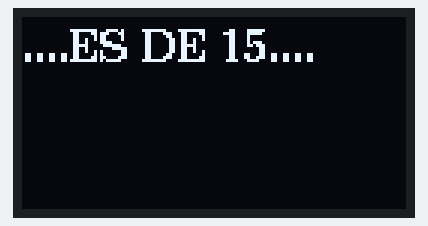
Simulated run of this sketch. Board: ESP32. Shown: 128×64 one-colour display. What the sketch prints to the serial monitor is not drawn.

Above: at 0.1 s.
At 2.1 s:
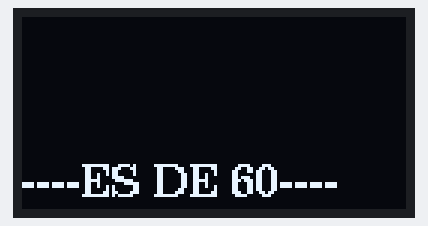

The sketch:

OLED_ESP32.ino
```cpp
#include <Wire.h>
#include <U8g2lib.h>

#define OLED_ADDRESS 0x3C

U8G2_SSD1306_128X64_NONAME_F_HW_I2C u8g2(U8G2_R0, /* reset=*/ U8X8_PIN_NONE);

void setup() {
  Wire.begin(21, 22);  // Inicializar la comunicación I2C con los pines GPIO21 (SCL) y GPIO22 (SDA)
  u8g2.begin();  // Inicializar la pantalla OLED
  u8g2.setFlipMode(1); // Girar la pantalla si es necesario (0 = no girar, 1 = girar)

  Serial.begin(115200);  // Inicializar el Monitor Serie
  while (!Serial);  // Esperar a que se establezca la conexión serial
}

void loop() {
  u8g2.clearBuffer();  // Limpiar el buffer de la pantalla

  u8g2.setFont(u8g2_font_ncenB10_tr);  // Establecer la fuente
  u8g2.drawStr(0, 15, "....ES DE 15....");  // Mostrar texto en la pantalla

  u8g2.sendBuffer();  // Enviar el contenido del buffer a la pantalla

  Serial.println("ABCDEFGHIJKLMN");  // Imprimir texto en el Monitor Serie

  delay(2000);  // Esperar 2 segundos

  u8g2.clearBuffer();  // Limpiar el buffer de la pantalla

  u8g2.setFont(u8g2_font_ncenB10_tr);  // Establecer la fuente
  u8g2.drawStr(0, 60, "----ES DE 60----");  // Mostrar texto en la pantalla

  u8g2.sendBuffer();  // Enviar el contenido del buffer a la pantalla

  Serial.println("ABCDEFGHIJKLMN");  // Imprimir texto en el Monitor Serie

  delay(2000);  // Esperar 2 segundos

}
```

Measured:
- what the display in image 1 shows lasts 2.0 s, from 2.1 s to 4.1 s
